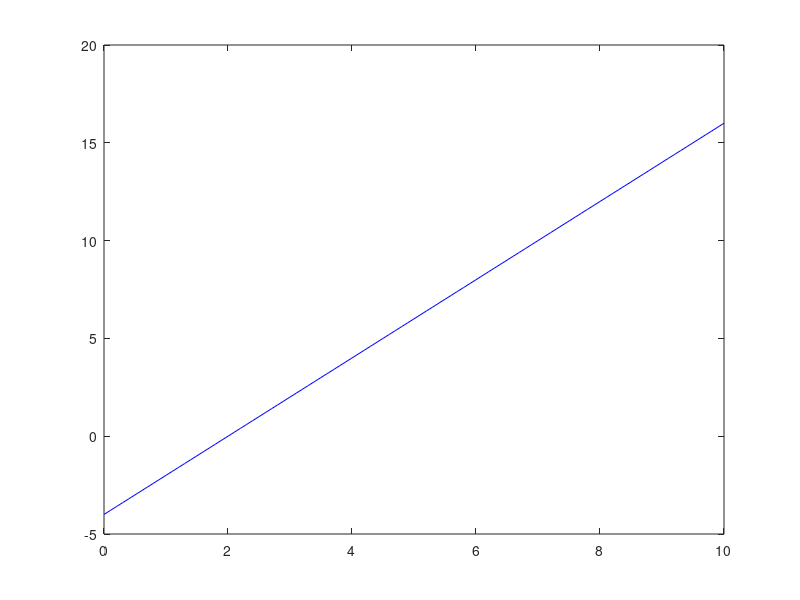
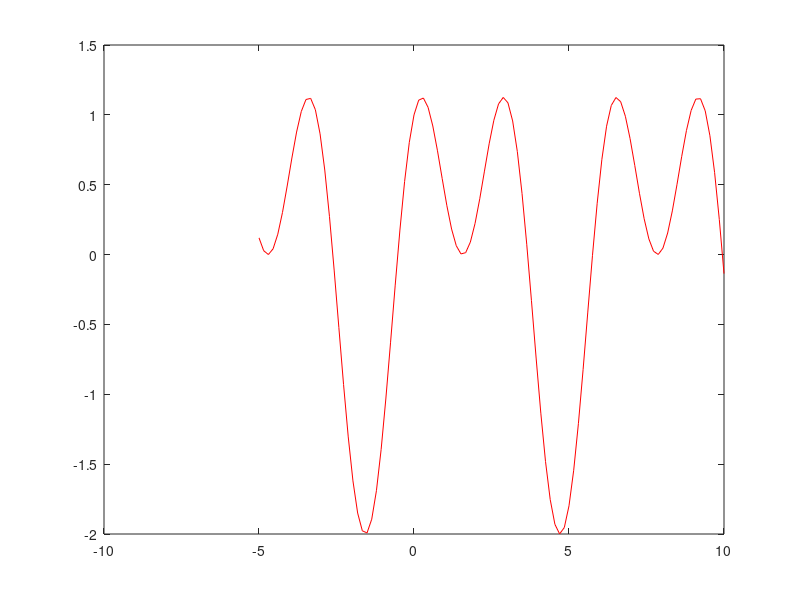

Here is the MATLAB script that generated these plots, in order:
clear
close 
clc

%
% Exemplo figure - Sessão 2
% João Inácio, 20th Mar 2021
%


x1 = 0:0.1:10;
x2 = linspace(-5, 10, 100);

y1 = 2 * x1 - 4;
y2 = cos(2 * x2) + sin(x2);

figure(1)
plot(x1, y1, '-b')

figure(2)
plot(x2, y2, '-r')





